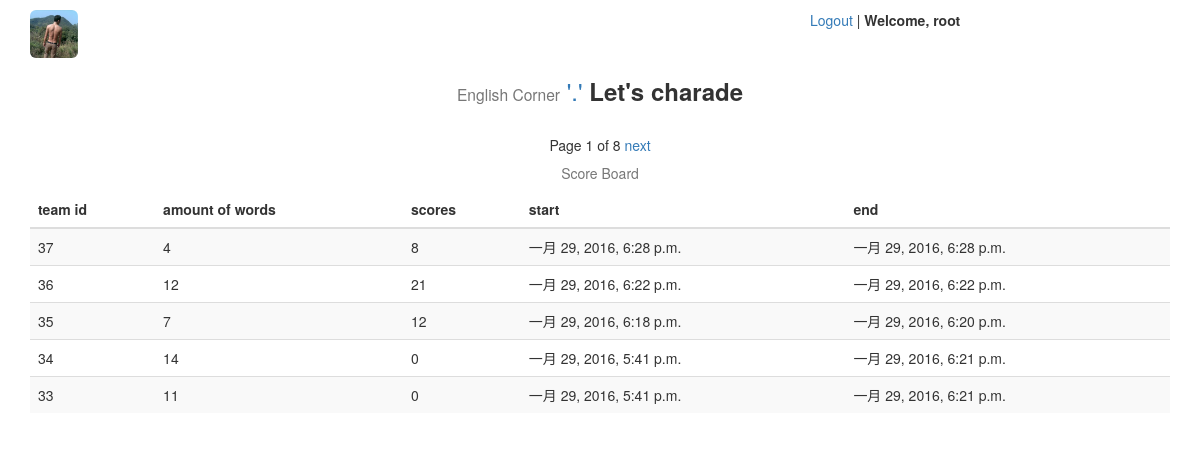
The page /charade/board/ (signed in) on the database as committed earlier.
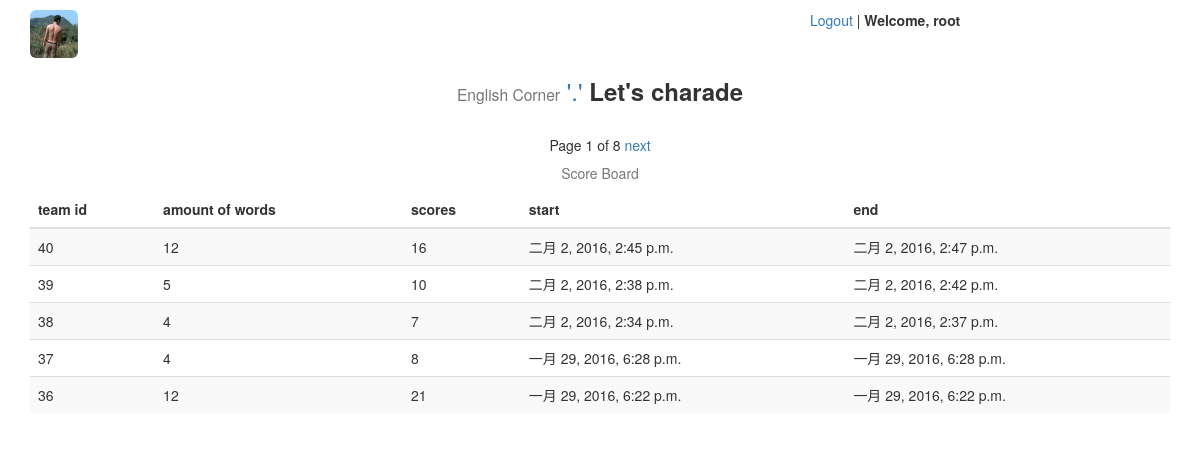
The same page on the database as committed later.
### charade/models.py (models this page shows, shortened)
@python_2_unicode_compatible
class GameScoreBoard(models.Model):
    amount = models.IntegerField('单词总数', default=0)
    scores = models.IntegerField('总得分', default=0)
    dt_start = models.DateTimeField('开始时间', auto_now_add=True)
    dt_end = models.DateTimeField('结束时间', auto_now=True)

### charade/views.py (the view)
@login_required
def game_board(request):
    game_score_board = GameScoreBoard.objects.order_by('-dt_start')
    paginator = Paginator(game_score_board, 5)
    page = request.GET.get('page')
    try:
        board = paginator.page(page)
    except PageNotAnInteger:
        board = paginator.page(1)
    except EmptyPage:
        board = paginator.page(paginator.num_pages)
    context = {'board': board}
    return render(request, 'charade/board.html', context)

### charade/templates/charade/board.html (shortened to what this page needs)
{% extends 'charade/base.html' %}
{% block content %}
{% if board %}
<div class="row text-center">
    <span>
        Page {{ board.number }} of {{ board.paginator.num_pages }}
    </span>
    {% if board.has_next %}
    <span>
        <a href="?page={{ board.next_page_number }}">next</a>
    </span>
    {% endif %}
</div>
<div class="table-responsive">
    <table class="table table-striped">
        <caption class="text-center">Score Board</caption>
        <thead>
            <tr>
                <th>team id</th>
                <th>amount of words</th>
                <th>scores</th>
                <th>start</th>
                <th>end</th>
            </tr>
        </thead>
        <tbody>
        {% for b in board %}
            <tr>
                <td>{{ b.id }}</a></td>
                <td>{{ b.amount }}</a></td>
                <td>{{ b.scores }}</a></td>
                <td>{{ b.dt_start }}</a></td>
                <td>{{ b.dt_end }}</a></td>
            </tr>
        {% endfor %}
        </tbody>
    </table>
</div>
{% else %}
<div class="row">
    <h1><p class="text-danger text-center">No records available.</p></h1>
</div>
{% endif %}
{% endblock %}

Rows that differ between the two databases and show on the page:
no longer on this page (row unchanged): GameScoreBoard: id "35", amount "7", scores "12", dt_start "一月 29, 2016, 6:18 p.m.", dt_end "一月 29, 2016, 6:20 p.m."
no longer on this page (row unchanged): GameScoreBoard: id "34", amount "14", scores "0", dt_start "一月 29, 2016, 5:41 p.m.", dt_end "一月 29, 2016, 6:21 p.m."
no longer on this page (row unchanged): GameScoreBoard: id "33", amount "11", scores "0", dt_start "一月 29, 2016, 5:41 p.m.", dt_end "一月 29, 2016, 6:21 p.m."
added GameScoreBoard: id "40", amount "12", scores "16", dt_start "二月 2, 2016, 2:45 p.m.", dt_end "二月 2, 2016, 2:47 p.m."
added GameScoreBoard: id "39", amount "5", scores "10", dt_start "二月 2, 2016, 2:38 p.m.", dt_end "二月 2, 2016, 2:42 p.m."
added GameScoreBoard: id "38", amount "4", scores "7", dt_start "二月 2, 2016, 2:34 p.m.", dt_end "二月 2, 2016, 2:37 p.m."
